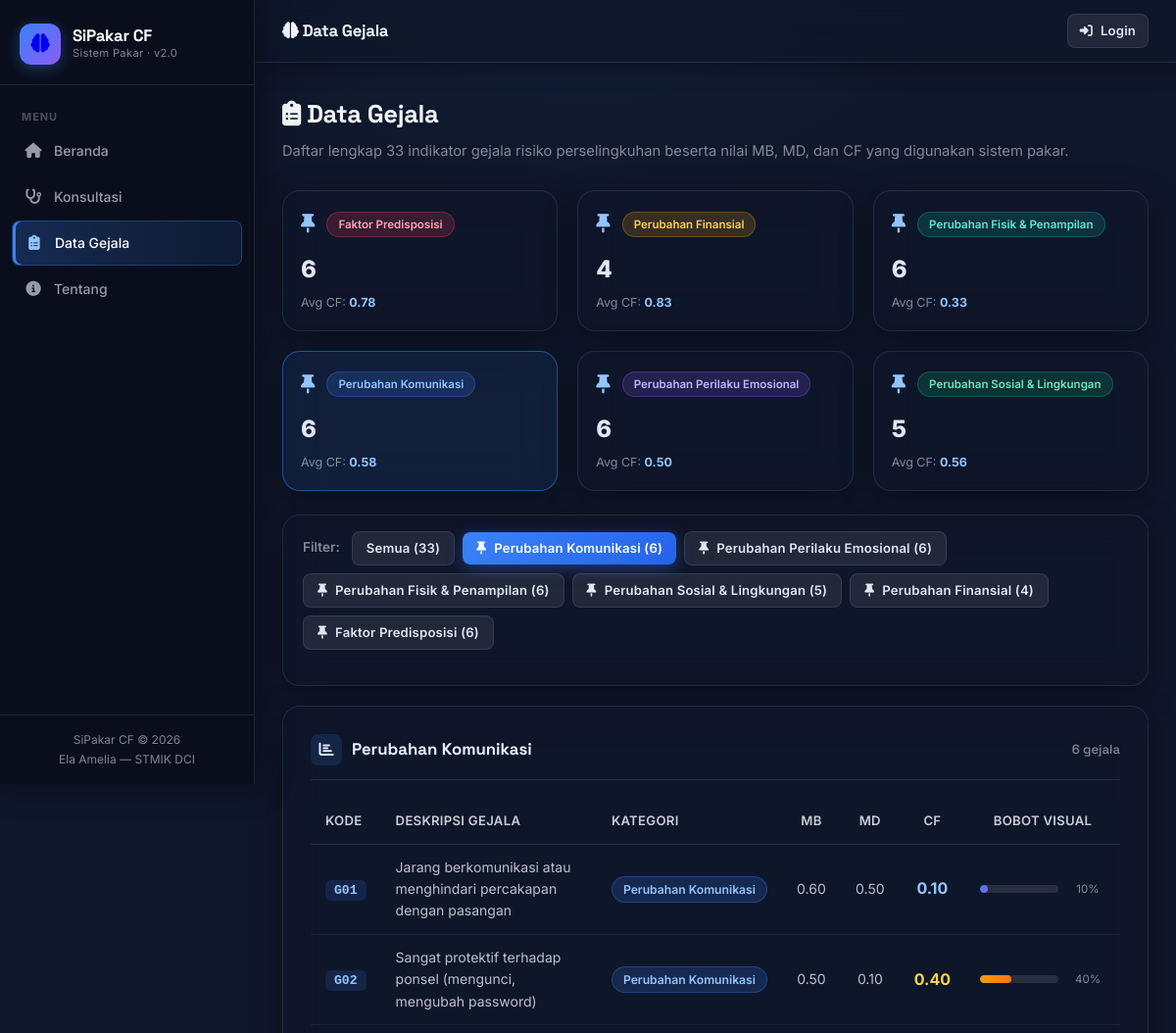
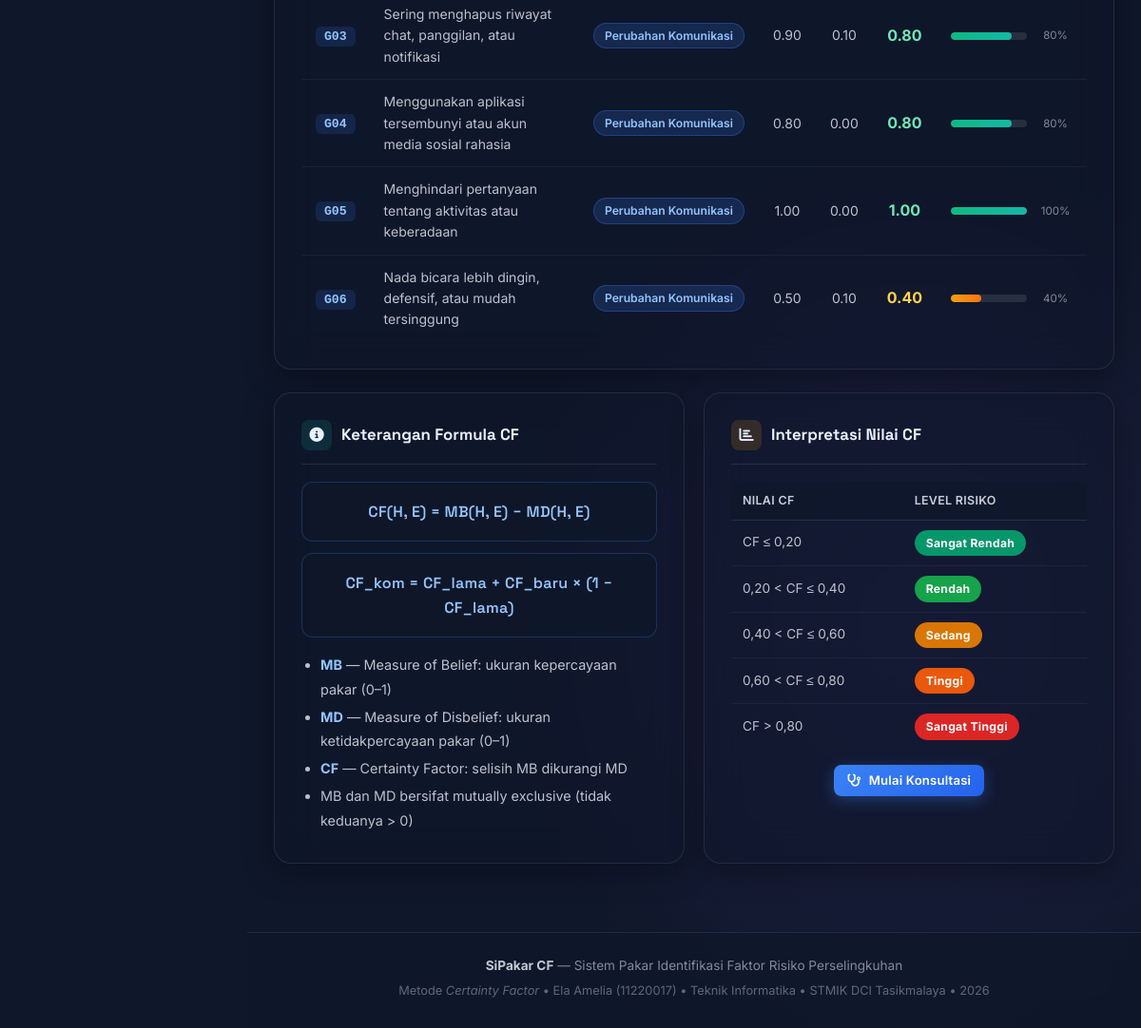
Screenshot of /pages/gejala.php?kategori=Perubahan+Komunikasi with the database file from the repository (2 pictures, top to bottom).
### tables this page shows
CREATE TABLE `gejala` (
  `id` int(11) NOT NULL AUTO_INCREMENT,
  `kode` varchar(10) NOT NULL,
  `nama` text NOT NULL,
  `kategori` varchar(80) NOT NULL,
  `mb` decimal(3,2) NOT NULL COMMENT 'Measure of Belief (0-1)',
  `md` decimal(3,2) NOT NULL COMMENT 'Measure of Disbelief (0-1)',
  `cf` decimal(4,2) NOT NULL COMMENT 'Certainty Factor = MB - MD',
  PRIMARY KEY (`id`),
  UNIQUE KEY `kode` (`kode`)
);

### pages/gejala.php (the view, shortened to what this page needs)
<?php
require_once '../includes/config.php';
$allKat = [
    'semua',
    'Perubahan Komunikasi',
    'Perubahan Perilaku Emosional',
    'Perubahan Fisik & Penampilan',
    'Perubahan Sosial & Lingkungan',
    'Perubahan Finansial',
    'Faktor Predisposisi',
];
$filter = $_GET['kategori'] ?? 'semua';
$where = '';
if ($filter !== 'semua') {
    $f     = $conn->real_escape_string($filter);
    $where = "WHERE kategori = '$f'";
}
$result  = $conn->query("SELECT * FROM gejala $where ORDER BY kode");
$total   = $conn->query("SELECT COUNT(*) AS n FROM gejala $where")->fetch_assoc()['n'];
$statByKat = [];
$qStat = $conn->query("SELECT kategori, COUNT(*) AS jumlah, AVG(cf) AS avg_cf, MAX(cf) AS max_cf FROM gejala GROUP BY kategori ORDER BY kategori");
while ($r = $qStat->fetch_assoc()) {
    $statByKat[$r['kategori']] = $r;
}
require_once '../includes/header.php';
?>
<div class="page-header">
    <div class="page-title"><i class="fas fa-clipboard-list"></i> Data Gejala</div>
    <div class="page-sub">Daftar lengkap 33 indikator gejala risiko perselingkuhan beserta nilai MB, MD, dan CF yang digunakan sistem pakar.</div>
</div>
<div class="grid-3" style="margin-bottom:24px;">
    <?php foreach ($statByKat as $kat => $stat): ?>
    <a href="gejala.php?kategori=<?= urlencode($kat) ?>" style="text-decoration:none;">
        <div class="card" style="margin-bottom:0;padding:18px;<?= $filter === $kat ? 'border-color:rgba(59,130,246,0.5);background:rgba(59,130,246,0.08);' : '' ?>cursor:pointer;">
            <div style="display:flex;align-items:center;gap:12px;margin-bottom:12px;">
                <span style="font-size:1.2rem;color:#93c5fd;"><?= katIcon($kat) ?></span>
                <span class="<?= katClass($kat) ?>" style="font-size:0.72rem;"><?= $kat ?></span>
            </div>
            <div style="font-size:1.5rem;font-weight:800;color:#e2e8f0;"><?= $stat['jumlah'] ?></div>
            <div style="font-size:0.78rem;color:var(--text-muted);margin-top:4px;">Avg CF: <strong style="color:#93c5fd;"><?= number_format((float)$stat['avg_cf'], 2) ?></strong></div>
        </div>
    </a>
    <?php endforeach; ?>
</div>
<div class="card" style="padding:16px 20px;margin-bottom:20px;">
    <div class="filter-bar">
        <span class="filter-label">Filter:</span>
        <a href="gejala.php?kategori=semua"
           class="btn btn-sm <?= $filter === 'semua' ? 'btn-primary' : 'btn-ghost' ?>">Semua (33)</a>
        <?php foreach (array_slice($allKat, 1) as $kat): ?>
        <a href="gejala.php?kategori=<?= urlencode($kat) ?>"
           class="btn btn-sm <?= $filter === $kat ? 'btn-primary' : 'btn-ghost' ?>">
            <?= katIcon($kat) ?> <?= htmlspecialchars($kat) ?> (<?= $statByKat[$kat]['jumlah'] ?? 0 ?>)
        </a>
        <?php endforeach; ?>
    </div>
</div>
<div class="card">
    <div class="card-title">
        <span class="title-icon" style="background:rgba(59,130,246,0.15);"><i class="fas fa-chart-bar"></i></span>
        <?= $filter === 'semua' ? 'Semua Gejala' : htmlspecialchars($filter) ?>
        <span style="margin-left:auto;font-size:0.82rem;font-weight:500;color:var(--text-muted);"><?= $total ?> gejala</span>
    </div>
    <div class="table-wrap">
        <table>
            <thead>
                <tr>
                    <th>Kode</th>
                    <th>Deskripsi Gejala</th>
                    <th>Kategori</th>
                    <th class="td-center">MB</th>
                    <th class="td-center">MD</th>
                    <th class="td-center">CF</th>
                    <th class="td-center">Bobot Visual</th>
                </tr>
            </thead>
            <tbody>
            <?php
            while ($row = $result->fetch_assoc()):
                $cfVal  = (float)$row['cf'];
                $barW   = max(0, $cfVal * 100);
                $barCls = cfBarClass($cfVal);
                $cfColor = $cfVal >= 0.7 ? '#6ee7b7' : ($cfVal >= 0.4 ? '#fcd34d' : ($cfVal < 0 ? '#fda4af' : '#93c5fd'));
            ?>
                <tr>
                    <td>
                        <span style="background:rgba(59,130,246,0.15);color:#93c5fd;padding:3px 9px;border-radius:6px;font-size:0.82rem;font-weight:700;font-family:monospace;">
                            <?= $row['kode'] ?>
                        </span>
                    </td>
                    <td style="font-size:0.875rem;max-width:320px;"><?= htmlspecialchars($row['nama']) ?></td>
                    <td><span class="<?= katClass($row['kategori']) ?>"><?= htmlspecialchars($row['kategori']) ?></span></td>
                    <td class="td-center"><?= number_format((float)$row['mb'], 2) ?></td>
                    <td class="td-center"><?= number_format((float)$row['md'], 2) ?></td>
                    <td class="td-center">
                        <strong style="color:<?= $cfColor ?>;font-size:1rem;"><?= number_format($cfVal, 2) ?></strong>
                    </td>
                    <td class="td-center">
                        <div style="display:flex;align-items:center;gap:6px;justify-content:center;">
                            <div class="cf-bar-wrap" style="width:80px;">
                                <div class="<?= $barCls ?>" style="width:<?= abs($barW) ?>%"></div>
                            </div>
                            <span style="font-size:0.72rem;color:var(--text-muted);min-width:36px;"><?= number_format(abs($cfVal)*100) ?>%</span>
                        </div>
                    </td>
                </tr>
            <?php endwhile; ?>
            </tbody>
        </table>
    </div>
</div>
<div class="grid-2">
    <div class="card">
        <div class="card-title">
            <span class="title-icon" style="background:rgba(20,184,166,0.15);"><i class="fas fa-circle-info"></i></span>
            Keterangan Formula CF
        </div>
        <div class="formula-box">CF(H, E) = MB(H, E) &minus; MD(H, E)</div>
        <div class="formula-box" style="margin-top:8px;">CF_kom = CF_lama + CF_baru &times; (1 &minus; CF_lama)</div>
        <ul class="tentang-list" style="padding-left:20px;margin-top:16px;">
            <li><strong>MB</strong> &mdash; Measure of Belief: ukuran kepercayaan pakar (0&ndash;1)</li>
            <li><strong>MD</strong> &mdash; Measure of Disbelief: ukuran ketidakpercayaan pakar (0&ndash;1)</li>
            <li><strong>CF</strong> &mdash; Certainty Factor: selisih MB dikurangi MD</li>
            <li>MB dan MD bersifat mutually exclusive (tidak keduanya &gt; 0)</li>
        </ul>
    </div>
    <div class="card">
        <div class="card-title">
            <span class="title-icon" style="background:rgba(245,158,11,0.15);"><i class="fas fa-chart-bar"></i></span>
            Interpretasi Nilai CF
        </div>
        <table class="mini-table">
            <thead><tr><th>Nilai CF</th><th>Level Risiko</th></tr></thead>
            <tbody>
                <tr><td>CF &le; 0,20</td><td><span class="risk-badge" style="background:#059669;">Sangat Rendah</span></td></tr>
                <tr><td>0,20 &lt; CF &le; 0,40</td><td><span class="risk-badge" style="background:#16a34a;">Rendah</span></td></tr>
                <tr><td>0,40 &lt; CF &le; 0,60</td><td><span class="risk-badge" style="background:#d97706;">Sedang</span></td></tr>
                <tr><td>0,60 &lt; CF &le; 0,80</td><td><span class="risk-badge" style="background:#ea580c;">Tinggi</span></td></tr>
                <tr><td>CF &gt; 0,80</td><td><span class="risk-badge" style="background:#dc2626;">Sangat Tinggi</span></td></tr>
            </tbody>
        </table>
        <div style="margin-top:16px;text-align:center;">
            <a href="konsultasi.php" class="btn btn-primary btn-sm"><i class="fas fa-stethoscope"></i> Mulai Konsultasi</a>
        </div>
    </div>
</div>
<?php require_once '../includes/footer.php'; ?>

### rows the page displays
gejala: kode "G01", nama "Jarang berkomunikasi atau menghindari percakapan dengan pasangan", kategori "Perubahan Komunikasi", mb "0.60", md "0.50", cf "0.10", abs($cfVal)*100 "10"
gejala: kode "G02", nama "Sangat protektif terhadap ponsel (mengunci, mengubah password)", kategori "Perubahan Komunikasi", mb "0.50", md "0.10", cf "0.40", abs($cfVal)*100 "40"
gejala: kode "G03", nama "Sering menghapus riwayat chat, panggilan, atau notifikasi", kategori "Perubahan Komunikasi", mb "0.90", md "0.10", cf "0.80", abs($cfVal)*100 "80"
gejala: kode "G04", nama "Menggunakan aplikasi tersembunyi atau akun media sosial rahasia", kategori "Perubahan Komunikasi", mb "0.80", md "0.00", cf "0.80", abs($cfVal)*100 "80"
gejala: kode "G05", nama "Menghindari pertanyaan tentang aktivitas atau keberadaan", kategori "Perubahan Komunikasi", mb "1.00", md "0.00", cf "1.00", abs($cfVal)*100 "100"
gejala: kode "G06", nama "Nada bicara lebih dingin, defensif, atau mudah tersinggung", kategori "Perubahan Komunikasi", mb "0.50", md "0.10", cf "0.40", abs($cfVal)*100 "40"

### other values shown
$topbarTitles[$activePage ?? ''] "Data Gejala"
$kat "Faktor Predisposisi"
$stat['jumlah'] "6"
$stat['avg_cf'] "0.78"
$kat "Perubahan Finansial"
$stat['jumlah'] "4"
$stat['avg_cf'] "0.83"
$kat "Perubahan Fisik & Penampilan"
$stat['avg_cf'] "0.33"
$kat "Perubahan Komunikasi"
$stat['avg_cf'] "0.58"
$kat "Perubahan Perilaku Emosional"
$stat['avg_cf'] "0.50"
$kat "Perubahan Sosial & Lingkungan"
$stat['jumlah'] "5"
